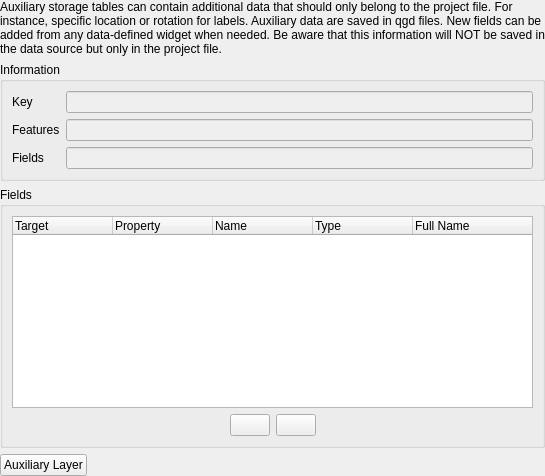
         <widget class="QWidget" name="mOptsPage_AuxiliaryStorage">
          <layout class="QVBoxLayout" name="verticalLayout_15">
           <property name="leftMargin">
            <number>0</number>
           </property>
           <property name="topMargin">
            <number>0</number>
           </property>
           <property name="rightMargin">
            <number>0</number>
           </property>
           <property name="bottomMargin">
            <number>0</number>
           </property>
           <item>
            <widget class="QWidget" name="mAuxiliaryStorageScrollArea" native="true">
             <layout class="QGridLayout" name="gridLayout_2000">
              <property name="leftMargin">
               <number>0</number>
              </property>
              <property name="topMargin">
               <number>0</number>
              </property>
              <property name="rightMargin">
               <number>0</number>
              </property>
              <property name="bottomMargin">
               <number>0</number>
              </property>
              <item row="1" column="0">
               <widget class="QgsCollapsibleGroupBox" name="mAuxiliaryStorageInformationGrpBox">
                <property name="title">
                 <string>Information</string>
                </property>
                <property name="flat">
                 <bool>false</bool>
                </property>
                <property name="checkable">
                 <bool>false</bool>
                </property>
                <property name="syncGroup" stdset="0">
                 <string notr="true">vectormeta</string>
                </property>
                <layout class="QGridLayout" name="gridLayout_11">
                 <property name="sizeConstraint">
                  <enum>QLayout::SetDefaultConstraint</enum>
                 </property>
                 <item row="2" column="1">
                  <widget class="QLineEdit" name="mAuxiliaryStorageFeaturesLineEdit">
                   <property name="enabled">
                    <bool>false</bool>
                   </property>
                   <property name="readOnly">
                    <bool>true</bool>
                   </property>
                  </widget>
                 </item>
                 <item row="3" column="0">
                  <widget class="QLabel" name="mAuxiliaryStorageFieldsLabel">
                   <property name="text">
                    <string>Fields</string>
                   </property>
                  </widget>
                 </item>
                 <item row="2" column="0">
                  <widget class="QLabel" name="mAuxiliaryStorageFeaturesLabel">
                   <property name="text">
                    <string>Features</string>
                   </property>
                  </widget>
                 </item>
                 <item row="3" column="1">
                  <widget class="QLineEdit" name="mAuxiliaryStorageFieldsLineEdit">
                   <property name="enabled">
                    <bool>false</bool>
                   </property>
                   <property name="toolTip">
                    <string>A name used to identify the layer. The short name is a text string used for machine-to-machine communication.</string>
                   </property>
                   <property name="inputMask">
                    <string/>
                   </property>
                   <property name="text">
                    <string/>
                   </property>
                   <property name="readOnly">
                    <bool>true</bool>
                   </property>
                   <property name="placeholderText">
                    <string/>
                   </property>
                  </widget>
                 </item>
                 <item row="1" column="0">
                  <widget class="QLabel" name="mAuxiliaryStorageKeyLabel">
                   <property name="text">
                    <string>Key</string>
                   </property>
                  </widget>
                 </item>
                 <item row="1" column="1">
                  <widget class="QLineEdit" name="mAuxiliaryStorageKeyLineEdit">
                   <property name="enabled">
                    <bool>false</bool>
                   </property>
                   <property name="readOnly">
                    <bool>true</bool>
                   </property>
                  </widget>
                 </item>
                </layout>
               </widget>
              </item>
              <item row="3" column="0">
               <layout class="QHBoxLayout" name="horizontalLayout_6">
                <property name="bottomMargin">
                 <number>0</number>
                </property>
                <item>
                 <widget class="QPushButton" name="mAuxiliaryStorageActions">
                  <property name="text">
                   <string>Auxiliary Layer</string>
                  </property>
                 </widget>
                </item>
                <item>
                 <spacer name="horizontalSpacer_8">
                  <property name="orientation">
                   <enum>Qt::Horizontal</enum>
                  </property>
                  <property name="sizeHint" stdset="0">
                   <size>
                    <width>40</width>
                    <height>20</height>
                   </size>
                  </property>
                 </spacer>
                </item>
               </layout>
              </item>
              <item row="2" column="0">
               <widget class="QgsCollapsibleGroupBox" name="mAuxiliaryStorageFieldsGrpBox">
                <property name="sizePolicy">
                 <sizepolicy hsizetype="Preferred" vsizetype="Expanding">
                  <horstretch>0</horstretch>
                  <verstretch>0</verstretch>
                 </sizepolicy>
                </property>
                <property name="title">
                 <string>Fields</string>
                </property>
                <layout class="QGridLayout" name="gridLayout_3">
                 <item row="3" column="0" rowspan="3">
                  <layout class="QHBoxLayout" name="horizontalLayout_5">
                   <property name="sizeConstraint">
                    <enum>QLayout::SetDefaultConstraint</enum>
                   </property>
                   <property name="bottomMargin">
                    <number>0</number>
                   </property>
                   <item>
                    <spacer name="horizontalSpacer_3">
                     <property name="orientation">
                      <enum>Qt::Horizontal</enum>
                     </property>
                     <property name="sizeHint" stdset="0">
                      <size>
                       <width>40</width>
                       <height>20</height>
                      </size>
                     </property>
                    </spacer>
                   </item>
                   <item>
                    <widget class="QPushButton" name="mAuxiliaryStorageFieldsAddBtn">
                     <property name="toolTip">
                      <string>Add new field</string>
                     </property>
                     <property name="text">
                      <string/>
                     </property>
                     <property name="icon">
                      <iconset resource="../../images/images.qrc">
                       <normaloff>:/images/themes/default/symbologyAdd.svg</normaloff>:/images/themes/default/symbologyAdd.svg</iconset>
                     </property>
                    </widget>
                   </item>
                   <item>
                    <widget class="QPushButton" name="mAuxiliaryStorageFieldsDeleteBtn">
                     <property name="toolTip">
                      <string>Remove selected field</string>
                     </property>
                     <property name="text">
                      <string/>
                     </property>
                     <property name="icon">
                      <iconset resource="../../images/images.qrc">
                       <normaloff>:/images/themes/default/symbologyRemove.svg</normaloff>:/images/themes/default/symbologyRemove.svg</iconset>
                     </property>
                    </widget>
                   </item>
                   <item>
                    <spacer name="horizontalSpacer_7">
                     <property name="orientation">
                      <enum>Qt::Horizontal</enum>
                     </property>
                     <property name="sizeHint" stdset="0">
                      <size>
                       <width>40</width>
                       <height>20</height>
                      </size>
                     </property>
                    </spacer>
                   </item>
                  </layout>
                 </item>
                 <item row="0" column="0">
                  <widget class="QTreeWidget" name="mAuxiliaryStorageFieldsTree">
                   <column>
                    <property name="text">
                     <string>Target</string>
                    </property>
                   </column>
                   <column>
                    <property name="text">
                     <string>Property</string>
                    </property>
                   </column>
                   <column>
                    <property name="text">
                     <string>Name</string>
                    </property>
                   </column>
                   <column>
                    <property name="text">
                     <string>Type</string>
                    </property>
                   </column>
                   <column>
                    <property name="text">
                     <string>Full Name</string>
                    </property>
                   </column>
                  </widget>
                 </item>
                </layout>
               </widget>
              </item>
              <item row="0" column="0">
               <widget class="QLabel" name="label_1">
                <property name="text">
                 <string>Auxiliary storage tables can contain additional data that should only belong to the project file. For instance, specific location or rotation for labels. Auxiliary data are saved in qgd files. New fields can be added from any data-defined widget when needed. Be aware that this information will NOT be saved in the data source but only in the project file.</string>
                </property>
                <property name="wordWrap">
                 <bool>true</bool>
                </property>
               </widget>
              </item>
             </layout>
            </widget>
           </item>
          </layout>
         </widget>
